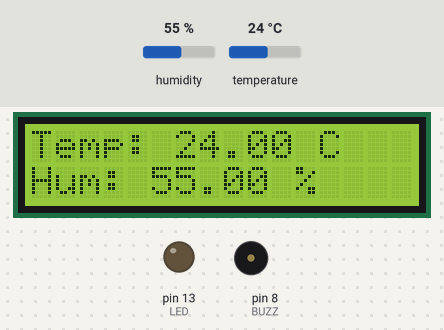
A sketch run on a simulated Arduino Uno, built with avr-gcc and run on an emulated ATmega328P. Parts: 16×2 character LCD, output pins drawn as LEDs (lit = HIGH), buzzer (waves = sounding). The inputs (shaded band) are chosen by the test bench; at power-on: temperature 24 °C, humidity 55 %. What the sketch prints to the serial monitor is not drawn.

Above: at 2.7 s.
2.8 s: temperature set to 27 °C
At 5.0 s:
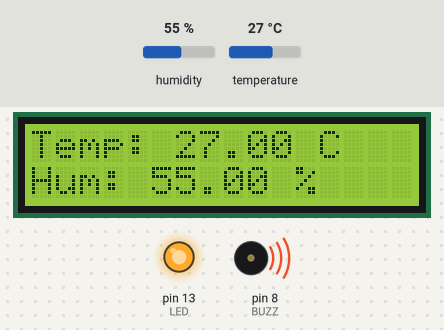
5.6 s: humidity set to 22 %
At 7.2 s:
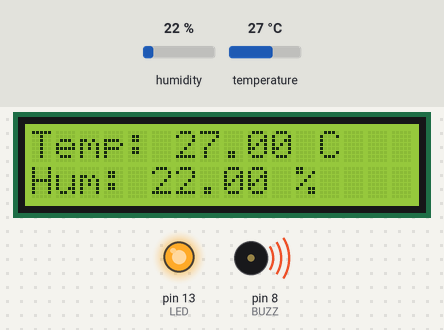
8.4 s: humidity set to 40 %
At 10.3 s:
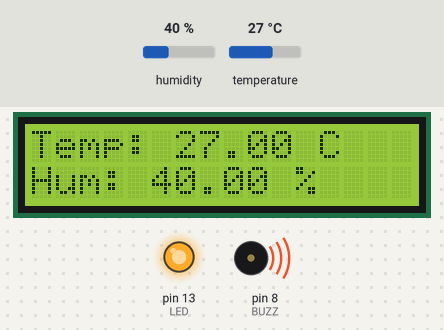
11.4 s: temperature set to 12 °C
At 12.4 s:
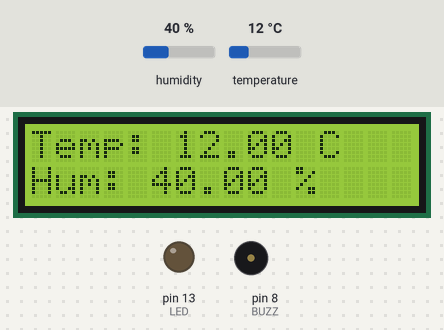
Timing chart, 0 to 14.4 s (numbered marks = the images above; inputs shaded):
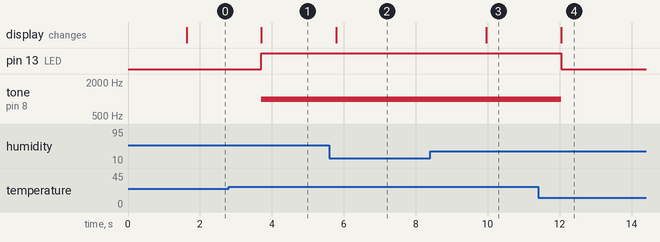

Measured:
- the behaviour switches between 25 and 26 °C on temperature (found by bisection; images 0 and 1)
- after the input at 2.8 s, pin 13 (LED): LOW → HIGH after 0.91 s; tone on pin 8 (BUZZ): silent → 1000 Hz after 0.91 s; the display: changes after 0.91 s (image 1)
- after the input at 5.6 s, the display: changes after 0.19 s (image 2)
- after the input at 8.4 s, the display: changes after 1.6 s (image 3)
- after the input at 11.4 s, pin 13 (LED): HIGH → LOW after 0.64 s; tone on pin 8 (BUZZ): 1000 Hz → silent after 0.64 s; the display: changes after 0.64 s (image 4)

The sketch:

Proyecto.ino
```cpp
#include <Wire.h>
#include <LiquidCrystal_I2C.h>
#include <DHT.h>

// -------- CONFIGURACIÓN --------
#define DHTPIN 2
#define DHTTYPE DHT11

DHT dht(DHTPIN, DHTTYPE);
LiquidCrystal_I2C lcd(0x27, 16, 2);

const int LED = 13;
const int BUZZ = 8;
const int ALERTA_TEMP = 25; // °C

// -------- SETUP --------
void setup() {
  pinMode(LED, OUTPUT);
  pinMode(BUZZ, OUTPUT);

  Serial.begin(9600);
  dht.begin();

  lcd.init();
  lcd.backlight();
  lcd.print("Iniciando...");
  delay(1500);
}

// -------- LOOP --------
void loop() {
  float temp = dht.readTemperature();
  float hum = dht.readHumidity();

  lcd.clear();

  // Validar lectura
  if (isnan(temp) || isnan(hum)) {
    lcd.setCursor(0, 0);
    lcd.print("Error sensor");

    digitalWrite(LED, LOW);
    digitalWrite(BUZZ, LOW);

    Serial.println("Error sensor");
    delay(1000);
    return;
  }

  // Mostrar en LCD
  lcd.setCursor(0, 0);
  lcd.print("Temp: ");
  lcd.print(temp);
  lcd.print(" C");

  lcd.setCursor(0, 1);
  lcd.print("Hum: ");
  lcd.print(hum);
  lcd.print(" %");

  // Monitor serial
  Serial.print("Temp: ");
  Serial.print(temp);
  Serial.print(" C  Hum: ");
  Serial.print(hum);
  Serial.println(" %");

  // Alerta
  bool alerta = (temp > ALERTA_TEMP);

  digitalWrite(LED, alerta);

  if (alerta) {
    tone(BUZZ, 1000); // sonido buzzer
  } else {
    noTone(BUZZ);
  }

  delay(1000);
}
```
